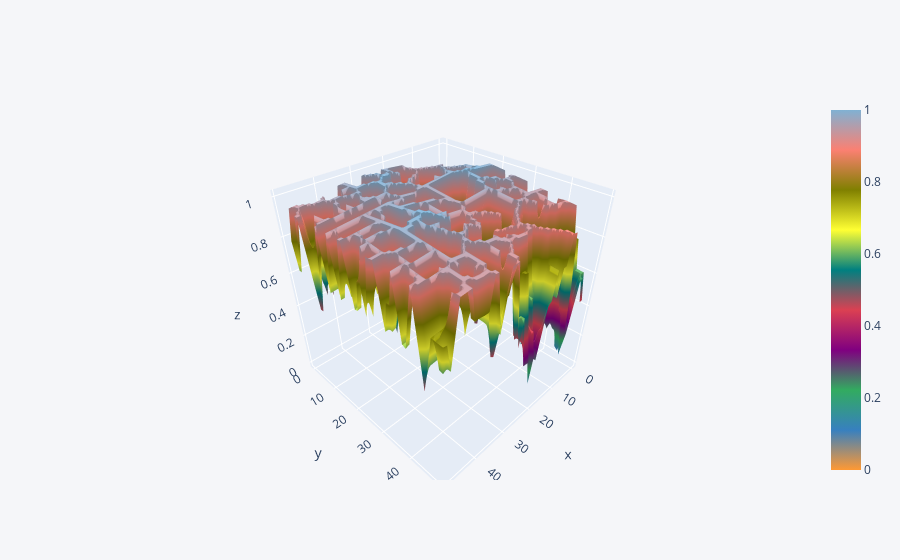

Here is the notebook cell this chart was saved with:
### Code cell
pd.DataFrame(new_value).iplot(kind='surface',)

### Figure 1 — Plotly figure (JSON) as saved in the notebook; plotly's stock layout.template omitted (floating-point values rounded to 4 significant figures; data arrays with more than 128 entries replaced by an {"elided": "..."} marker saying what was removed)
{"data": [{"colorscale": [[0, "rgb(255, 153, 51)"], [0.1111, "rgb(55, 128, 191)"], [0.2222, "rgb(50, 171, 96)"], [0.3333, "rgb(128, 0, 128)"], [0.4444, "rgb(219, 64, 82)"], [0.5556, "rgb(0, 128, 128)"], [0.6667, "rgb(255, 255, 51)"], [0.7778, "rgb(128, 128, 0)"], [0.8889, "rgb(251, 128, 114)"], [1, "rgb(128, 177, 211)"]], "type": "surface", "x": [0, 1, 2, 3, 4, 5, 6, 7, 8, 9, 10, 11, 12, 13, 14, 15, 16, 17, 18, 19, 20, 21, 22, 23, 24, 25, 26, 27, 28, 29, 30, 31, 32, 33, 34, 35, 36, 37, 38, 39, 40, 41, 42, 43, 44, 45, 46, 47, 48, 49], "y": [0, 1, 2, 3, 4, 5, 6, 7, 8, 9, 10, 11, 12, 13, 14, 15, 16, 17, 18, 19, 20, 21, 22, 23, 24, 25, 26, 27, 28, 29, 30, 31, 32, 33, 34, 35, 36, 37, 38, 39, 40, 41, 42, 43, 44, 45, 46, 47, 48, 49], "z": {"elided": "50x50 float values"}}], "layout": {"legend": {"bgcolor": "#F5F6F9", "font": {"color": "#4D5663"}}, "paper_bgcolor": "#F5F6F9", "plot_bgcolor": "#F5F6F9", "title": {"font": {"color": "#4D5663"}}, "xaxis": {"gridcolor": "#E1E5ED", "showgrid": true, "tickfont": {"color": "#4D5663"}, "title": {"font": {"color": "#4D5663"}, "text": ""}, "zerolinecolor": "#E1E5ED"}, "yaxis": {"gridcolor": "#E1E5ED", "showgrid": true, "tickfont": {"color": "#4D5663"}, "title": {"font": {"color": "#4D5663"}, "text": ""}, "zerolinecolor": "#E1E5ED"}}}
